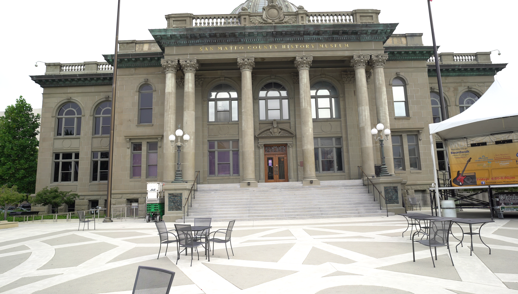
#> input picture worker/tests/fixtures/courthouse/000000.png, 518 x 294 px
$ python -i preprocess.py   (imports and definitions only)
#> lines starting #> are read from the running program, lines starting #| are printed output that depends on the picture
"""Deterministic Lingbot Map crop-mode image preprocessing.

The transform intentionally follows ``lingbot_map/utils/load_fn.py`` from
Robbyant/lingbot-map commit 7ff6f3ed0913d4d326f8f13bbb429c4ffc0195c2
(Apache-2.0). In particular, crop mode fixes the width at 518 pixels and
rounds the aspect-derived height to the nearest 14-pixel patch row.
"""

from __future__ import annotations

import hashlib
import json
import warnings
from dataclasses import dataclass
from pathlib import Path

import numpy as np
from PIL import Image, ImageOps

SOURCE_COMMIT = "7ff6f3ed0913d4d326f8f13bbb429c4ffc0195c2"
SOURCE_REPOSITORY = "https://github.com/Robbyant/lingbot-map"
TARGET_WIDTH = 518
PATCH_SIZE = 14
MAX_SOURCE_DIMENSION = 8192
MAX_SOURCE_PIXELS = 33_554_432

_RGB_MEAN = np.array([0.485, 0.456, 0.406], dtype=np.float32)
_RGB_STD = np.array([0.229, 0.224, 0.225], dtype=np.float32)


class FixtureProvenanceError(ValueError):
    """A committed upstream fixture does not match its pinned provenance."""


class ImageBoundsError(ValueError):
    """A source image exceeds CloudPoint's stable safe-decoding bounds."""

    code = "IMAGE_BOUNDS_EXCEEDED"

    # [5 lines left out: function __init__, not called in this run]


@dataclass(frozen=True)
class PreprocessedFrame:
    """One orientation-corrected frame and its model-space metadata.

    Sizes use ``(width, height)``. ``model_to_source`` maps model pixel-center
    coordinates back into the orientation-corrected source image used by the
    pinned transform.
    """

    rgb: np.ndarray
    normalized: np.ndarray
    model_to_source: np.ndarray
    source_size: tuple[int, int]
    model_size: tuple[int, int]


def _model_to_source_transform(
    source_size: tuple[int, int], resized_size: tuple[int, int], crop_top: int
) -> np.ndarray:
    source_width, source_height = source_size
    resized_width, resized_height = resized_size
    scale_x = source_width / resized_width
    scale_y = source_height / resized_height
    return np.array(
        [
            [scale_x, 0.0, 0.5 * scale_x - 0.5],
            [0.0, scale_y, (crop_top + 0.5) * scale_y - 0.5],
            [0.0, 0.0, 1.0],
        ],
        dtype=np.float64,
    )


def _validate_source_size(size: tuple[int, int]) -> None:
    width, height = size
    if (
        width <= 0
        or height <= 0
        or width > MAX_SOURCE_DIMENSION
        or height > MAX_SOURCE_DIMENSION
        or width * height > MAX_SOURCE_PIXELS
    ):
        raise ImageBoundsError


def preprocess_image(path: Path) -> PreprocessedFrame:
    """Apply the pinned Lingbot crop-mode transform to one JPEG or PNG."""

    try:
        with warnings.catch_warnings():
            warnings.simplefilter("error", Image.DecompressionBombWarning)
            with Image.open(path) as opened:
                # Image.open() parses only enough data to identify the image. Check
                # header dimensions before EXIF transpose triggers pixel decoding.
#> opened is the input picture: PIL image 518x294 RGB; mean R, G, B 164.4, 162.3, 154
                _validate_source_size(opened.size)
                image = ImageOps.exif_transpose(opened)

                # Match the pinned source exactly. It composites RGBA over opaque
                # white, then uses ordinary RGB conversion without ICC management.
                if image.mode == "RGBA":
                    background = Image.new("RGBA", image.size, (255, 255, 255, 255))
                    image = Image.alpha_composite(background, image)
                image = image.convert("RGB")

                source_size = image.size
#> source_size = (518, 294)
                source_width, source_height = source_size
#> source_width = 518; source_height = 294
                resized_width = TARGET_WIDTH
                resized_height = (
                    round(source_height * (resized_width / source_width) / PATCH_SIZE)
                    * PATCH_SIZE
                )
#> resized_height = 294
                if resized_height <= 0:
                    raise ValueError(
                        "source aspect ratio produces a zero-height patch grid"
                    )

                image = image.resize(
                    (resized_width, resized_height), Image.Resampling.BICUBIC
                )
                crop_top = 0
                if resized_height > TARGET_WIDTH:
                    crop_top = (resized_height - TARGET_WIDTH) // 2
                    image = image.crop(
                        (0, crop_top, resized_width, crop_top + TARGET_WIDTH)
                    )

                model_size = image.size
#> model_size = (518, 294)
                pixels = np.asarray(image, dtype=np.uint8)
    except (Image.DecompressionBombError, Image.DecompressionBombWarning) as error:
        raise ImageBoundsError from error

    rgb = pixels.astype(np.float32) / np.float32(255.0)
    normalized = (rgb - _RGB_MEAN) / _RGB_STD
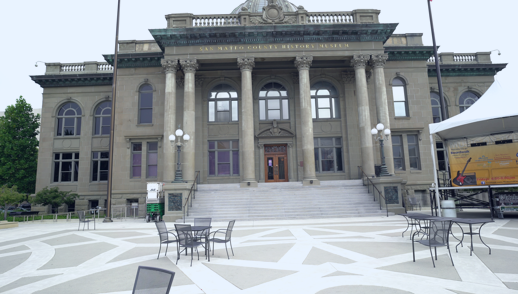
#> normalized: shape (294, 518, 3) float32; mean R, G, B 0.697, 0.805, 0.879; drawn with min black and max white
    transform = _model_to_source_transform(
        source_size, (resized_width, resized_height), crop_top
    )
#> transform = [[1, 0, 0], [0, 1, 0], [0, 0, 1]]

    return PreprocessedFrame(
        rgb=np.ascontiguousarray(rgb),
        normalized=np.ascontiguousarray(normalized),
        model_to_source=transform,
        source_size=source_size,
        model_size=model_size,
    )


def _fixture_error(message: str) -> FixtureProvenanceError:
    return FixtureProvenanceError(f"courthouse fixture provenance: {message}")


# [39 lines left out: function verify_courthouse_fixtures, not called in this run]


__all__ = [
    "MAX_SOURCE_DIMENSION",
    "MAX_SOURCE_PIXELS",
    "PATCH_SIZE",
    "SOURCE_COMMIT",
    "SOURCE_REPOSITORY",
    "TARGET_WIDTH",
    "FixtureProvenanceError",
    "ImageBoundsError",
    "PreprocessedFrame",
    "preprocess_image",
    "verify_courthouse_fixtures",
]

>>> result = preprocess_image('../../tests/fixtures/courthouse/000000.png')

$ run again, on worker/tests/fixtures/courthouse/000001.png
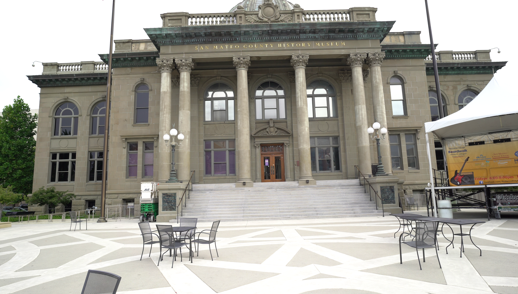
#> input picture worker/tests/fixtures/courthouse/000001.png, 518 x 294 px
#> in preprocess_image, opened is the input picture: PIL image 518x294 RGB; mean R, G, B 164, 161.7, 153.5
#> in preprocess_image, `normalized = (rgb - _RGB_MEAN) / _RGB_STD`:
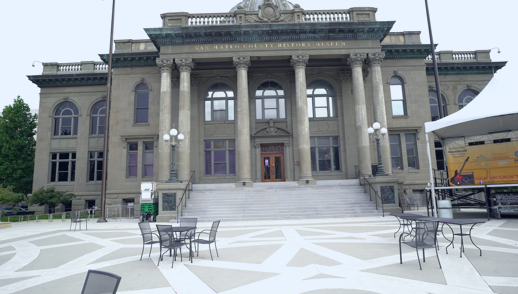
#> normalized: shape (294, 518, 3) float32; mean R, G, B 0.69, 0.795, 0.872; drawn with min black and max white

$ run again, on worker/tests/fixtures/courthouse/000002.png
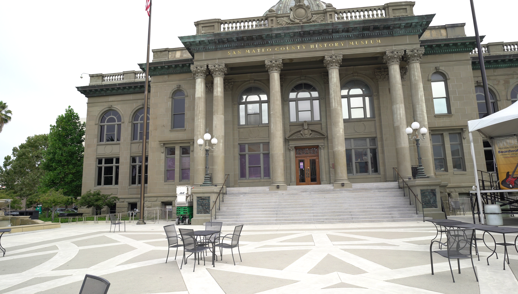
#> input picture worker/tests/fixtures/courthouse/000002.png, 518 x 294 px
#> in preprocess_image, opened is the input picture: PIL image 518x294 RGB; mean R, G, B 159.2, 157.7, 149.7
#> in preprocess_image, `normalized = (rgb - _RGB_MEAN) / _RGB_STD`:
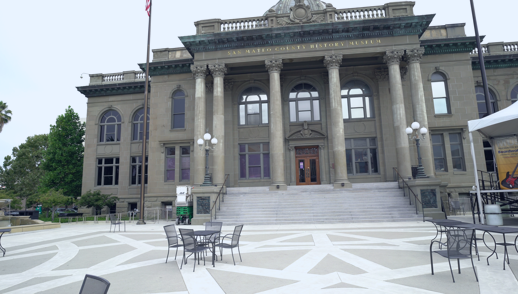
#> normalized: shape (294, 518, 3) float32; mean R, G, B 0.608, 0.725, 0.804; drawn with min black and max white
